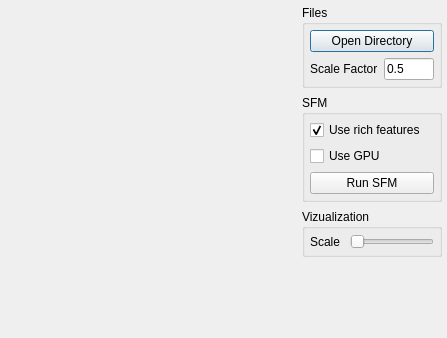
<?xml version="1.0" encoding="UTF-8"?>
<ui version="4.0">
 <class>Dialog</class>
 <widget class="QDialog" name="Dialog">
  <property name="geometry">
   <rect>
    <x>0</x>
    <y>0</y>
    <width>447</width>
    <height>338</height>
   </rect>
  </property>
  <property name="windowTitle">
   <string>SfM-Toy-UI</string>
  </property>
  <layout class="QHBoxLayout" name="horizontalLayout_2">
   <property name="margin">
    <number>5</number>
   </property>
   <item>
    <widget class="SFMViewer" name="sfmviewer_widget" native="true">
     <property name="sizePolicy">
      <sizepolicy hsizetype="Expanding" vsizetype="Preferred">
       <horstretch>0</horstretch>
       <verstretch>0</verstretch>
      </sizepolicy>
     </property>
    </widget>
   </item>
   <item>
    <layout class="QVBoxLayout" name="verticalLayout">
     <property name="spacing">
      <number>7</number>
     </property>
     <item>
      <widget class="QGroupBox" name="groupBox">
       <property name="sizePolicy">
        <sizepolicy hsizetype="Preferred" vsizetype="Preferred">
         <horstretch>0</horstretch>
         <verstretch>0</verstretch>
        </sizepolicy>
       </property>
       <property name="title">
        <string>Files</string>
       </property>
       <layout class="QVBoxLayout" name="verticalLayout_2">
        <property name="margin">
         <number>5</number>
        </property>
        <item>
         <widget class="QPushButton" name="pushButton_openDirectory">
          <property name="text">
           <string>Open Directory</string>
          </property>
         </widget>
        </item>
        <item>
         <layout class="QHBoxLayout" name="horizontalLayout">
          <item>
           <widget class="QLabel" name="label">
            <property name="text">
             <string>Scale Factor</string>
            </property>
           </widget>
          </item>
          <item>
           <widget class="QLineEdit" name="lineEdit_scaleFactor">
            <property name="sizePolicy">
             <sizepolicy hsizetype="Fixed" vsizetype="Fixed">
              <horstretch>0</horstretch>
              <verstretch>0</verstretch>
             </sizepolicy>
            </property>
            <property name="maximumSize">
             <size>
              <width>50</width>
              <height>16777215</height>
             </size>
            </property>
            <property name="text">
             <string>0.5</string>
            </property>
           </widget>
          </item>
         </layout>
        </item>
       </layout>
      </widget>
     </item>
     <item>
      <widget class="QGroupBox" name="groupBox_2">
       <property name="title">
        <string>SFM</string>
       </property>
       <layout class="QVBoxLayout" name="verticalLayout_3">
        <property name="margin">
         <number>5</number>
        </property>
        <item>
         <widget class="QCheckBox" name="checkBox_useRich">
          <property name="text">
           <string>Use rich features</string>
          </property>
          <property name="checked">
           <bool>true</bool>
          </property>
         </widget>
        </item>
        <item>
         <widget class="QCheckBox" name="checkBox_useGPU">
          <property name="text">
           <string>Use GPU</string>
          </property>
         </widget>
        </item>
        <item>
         <widget class="QPushButton" name="pushButton_runSFM">
          <property name="text">
           <string>Run SFM</string>
          </property>
         </widget>
        </item>
       </layout>
      </widget>
     </item>
     <item>
      <widget class="QGroupBox" name="groupBox_3">
       <property name="title">
        <string>Vizualization</string>
       </property>
       <layout class="QVBoxLayout" name="verticalLayout_4">
        <property name="margin">
         <number>5</number>
        </property>
        <item>
         <layout class="QHBoxLayout" name="horizontalLayout_3">
          <item>
           <widget class="QLabel" name="label_2">
            <property name="text">
             <string>Scale</string>
            </property>
           </widget>
          </item>
          <item>
           <widget class="QSlider" name="horizontalSlider_scale">
            <property name="sizePolicy">
             <sizepolicy hsizetype="Preferred" vsizetype="Fixed">
              <horstretch>0</horstretch>
              <verstretch>0</verstretch>
             </sizepolicy>
            </property>
            <property name="minimum">
             <number>1</number>
            </property>
            <property name="orientation">
             <enum>Qt::Horizontal</enum>
            </property>
           </widget>
          </item>
         </layout>
        </item>
       </layout>
      </widget>
     </item>
     <item>
      <spacer name="verticalSpacer">
       <property name="orientation">
        <enum>Qt::Vertical</enum>
       </property>
       <property name="sizeHint" stdset="0">
        <size>
         <width>20</width>
         <height>40</height>
        </size>
       </property>
      </spacer>
     </item>
    </layout>
   </item>
  </layout>
 </widget>
 <customwidgets>
  <customwidget>
   <class>SFMViewer</class>
   <extends>QWidget</extends>
   <header>../sfmviewer.h</header>
   <container>1</container>
   <slots>
    <slot>openDirectory()</slot>
    <slot>setUseRichFeatures(bool)</slot>
    <slot>setUseGPU(bool)</slot>
    <slot>runSFM()</slot>
    <slot>setVizScale(int)</slot>
   </slots>
  </customwidget>
 </customwidgets>
 <resources/>
 <connections>
  <connection>
   <sender>pushButton_openDirectory</sender>
   <signal>clicked()</signal>
   <receiver>sfmviewer_widget</receiver>
   <slot>openDirectory()</slot>
   <hints>
    <hint type="sourcelabel">
     <x>360</x>
     <y>20</y>
    </hint>
    <hint type="destinationlabel">
     <x>120</x>
     <y>168</y>
    </hint>
   </hints>
  </connection>
  <connection>
   <sender>checkBox_useRich</sender>
   <signal>toggled(bool)</signal>
   <receiver>sfmviewer_widget</receiver>
   <slot>setUseRichFeatures(bool)</slot>
   <hints>
    <hint type="sourcelabel">
     <x>377</x>
     <y>48</y>
    </hint>
    <hint type="destinationlabel">
     <x>151</x>
     <y>168</y>
    </hint>
   </hints>
  </connection>
  <connection>
   <sender>checkBox_useGPU</sender>
   <signal>toggled(bool)</signal>
   <receiver>sfmviewer_widget</receiver>
   <slot>setUseGPU(bool)</slot>
   <hints>
    <hint type="sourcelabel">
     <x>377</x>
     <y>67</y>
    </hint>
    <hint type="destinationlabel">
     <x>151</x>
     <y>168</y>
    </hint>
   </hints>
  </connection>
  <connection>
   <sender>pushButton_runSFM</sender>
   <signal>clicked()</signal>
   <receiver>sfmviewer_widget</receiver>
   <slot>runSFM()</slot>
   <hints>
    <hint type="sourcelabel">
     <x>366</x>
     <y>114</y>
    </hint>
    <hint type="destinationlabel">
     <x>144</x>
     <y>168</y>
    </hint>
   </hints>
  </connection>
  <connection>
   <sender>horizontalSlider_scale</sender>
   <signal>valueChanged(int)</signal>
   <receiver>sfmviewer_widget</receiver>
   <slot>setVizScale(int)</slot>
   <hints>
    <hint type="sourcelabel">
     <x>390</x>
     <y>229</y>
    </hint>
    <hint type="destinationlabel">
     <x>141</x>
     <y>168</y>
    </hint>
   </hints>
  </connection>
 </connections>
</ui>
